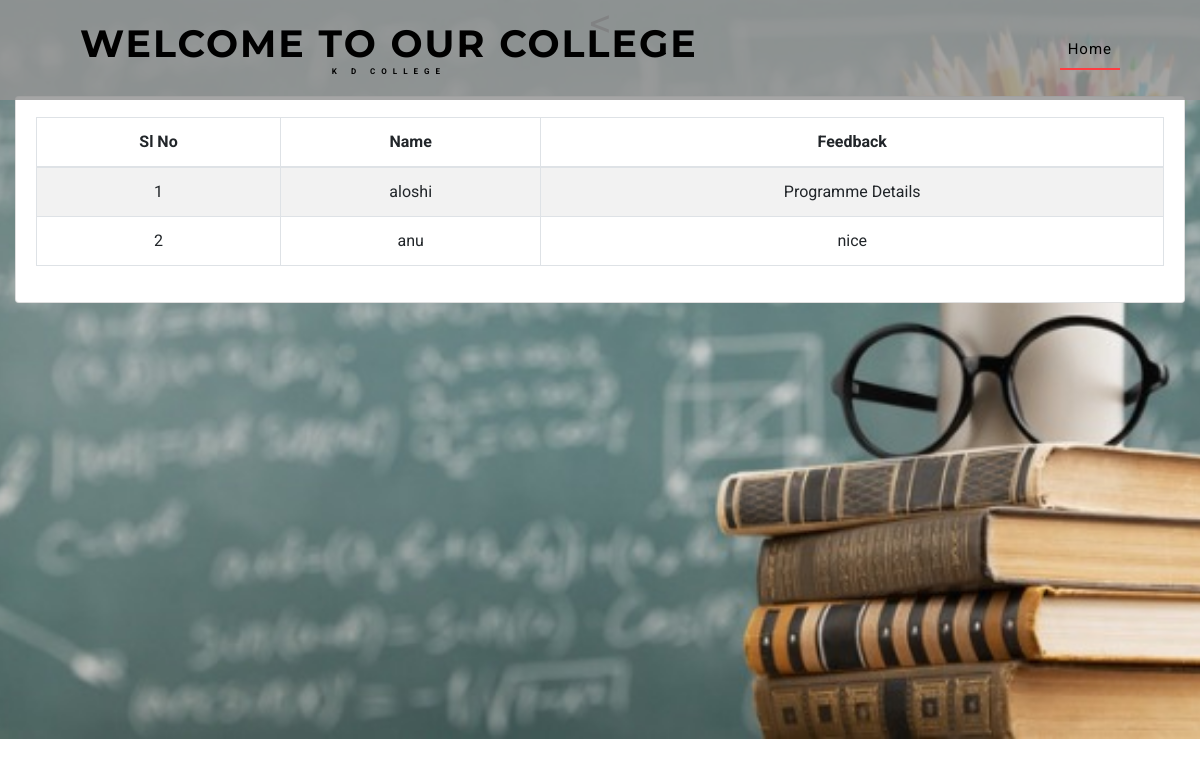
Screenshot of /hod_feed.php (signed in) with the database file from the repository.
### tables this page shows
CREATE TABLE `tbl_feedback` (
  `feedback_id` int(11) NOT NULL,
  `login_id` int(11) NOT NULL,
  `feedback` varchar(30) NOT NULL,
  `reply` varchar(50) DEFAULT NULL
);

### hod_feed.php (the view, shortened to what this page needs)
<?php
include('connect.php');
$query_ret = mysqli_query($con, "SELECT * FROM tbl_feedback JOIN tbl_login ON tbl_feedback.login_id=tbl_login.login_id");
?>
<!DOCTYPE html>
<html lang="zxx">
<head>
    <link href="css/bootstrap.css" type="text/css" rel="stylesheet" media="all">
    <link href="css/style.css" type="text/css" rel="stylesheet" media="all">
	<link rel="stylesheet" href="css/owl.theme.css" type="text/css" media="all">
	<link rel="stylesheet" href="css/owl.carousel.css" type="text/css" media="screen" property="" />
    <link href="css/fontawesome-all.min.css" rel="stylesheet">
</head>
<body>
    <div class="banner1">
        <header>
            <nav class="navbar navbar-expand-lg navbar-light bg-gradient-secondary pt-3">
               <h1><a class="navbar-brand" href="index.php">WELCOME TO OUR COLLEGE
							<span> K D COLLEGE</span>
						</a></h1>
                <div class="collapse navbar-collapse" id="navbarSupportedContent">
                    <ul class="navbar-nav ml-auto">
								<li class="nav-item active">
									<a class="nav-link" href="hod.php">Home
									</a>
								</li>
					</ul>
				</div>
			</nav>
        </header>
<h1 align="center"><</h1></br></br>
<section class="content">
      <div class="container-fluid">
        <div class="card">
            <div class="card-body">
<table id="category_table" class="table table-bordered table-striped">
                <thead>
                <tr>
                  <th style="text-align: center;">Sl No</th>
                  <th style="text-align: center;">Name</th>
                  <th style="text-align: center;">Feedback</th>
                </tr>
                </thead>
                <tbody>
                <?php $i = 0; while($data = mysqli_fetch_assoc($query_ret))
                {
                  $i++;
                ?>
                <tr>
                  <td align="center"><?php echo $i; ?></td>
                  <td align="center"><?php echo $data['username']; ?></td>
                  <td align="center"><?php echo $data['feedback']; ?></td>
                </tr>
                <?php } ?>
              </tbody>
            </table>
             </div>
        </div>
      </div>
    </section>
</body>
</html>

### css/style.css (style rules this page uses)
body { margin: 0; font-family: 'Roboto', sans-serif; background: #fff; }
body a, .slider-info a { transition: 0.5s all; -webkit-transition: 0.5s all; -moz-transition: 0.5s all; -o-transition: 0.5s all; -ms-transition: 0.5s all; text-decoration: none; outline: none; }
h1, h2, h3, h4, h5, h6 { margin: 0; font-family: 'Montserrat', sans-serif; }
ul { margin: 0; padding: 0; }
ul { list-style-type: none; }
header h1, { line-height: 0; }
.navbar-light { padding: 1em 5em; position: absolute; z-index: 999; width: 100%; left: 0; background: #949494d6; }
.navbar-light .navbar-nav .nav-link { color: #000 !important; font-weight: 400; font-size: 15px; letter-spacing: 1px; }
.navbar-light .navbar-nav .show>.nav-link, .navbar-light .navbar-nav .active>.nav-link, .navbar-light .navbar-nav .nav-link.show, .navbar-light .navbar-nav .nav-link.active { color: #fff; border-bottom: 2px solid #ff3c41; }
.navbar-light .navbar-brand { color: #000000; font-size: 38px; font-family: 'Montserrat', sans-serif; font-weight: 700; letter-spacing: 2px; text-transform: uppercase; }
a.navbar-brand span { display: block; font-size: 8px; font-family: 'Roboto', sans-serif; letter-spacing: 6px; text-align: center; text-transform: uppercase; }
ul.navbar-nav.ml-auto { margin-top: 0px; }
.banner1 { background: url(../images/qqq.JPG) center no-repeat; -webkit-background-size: cover; -moz-background-size: cover; -o-background-size: cover; -ms-background-size: cover; background-size: cover; position: relative; height: 739px; }

### rows the page displays
tbl_feedback: login.username "aloshi", feedback "Programme Details"
tbl_feedback: login.username "anu", feedback "nice"
